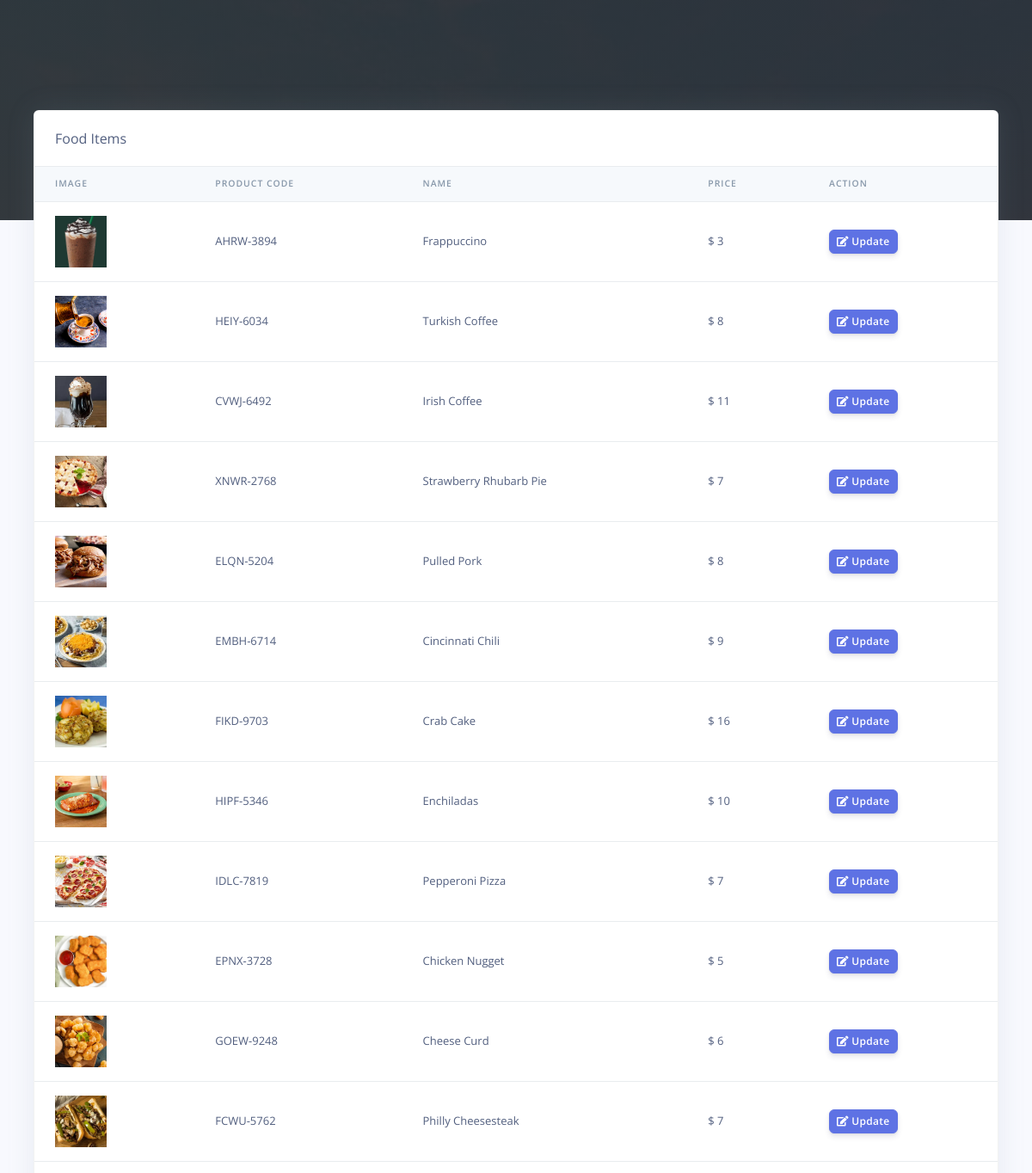
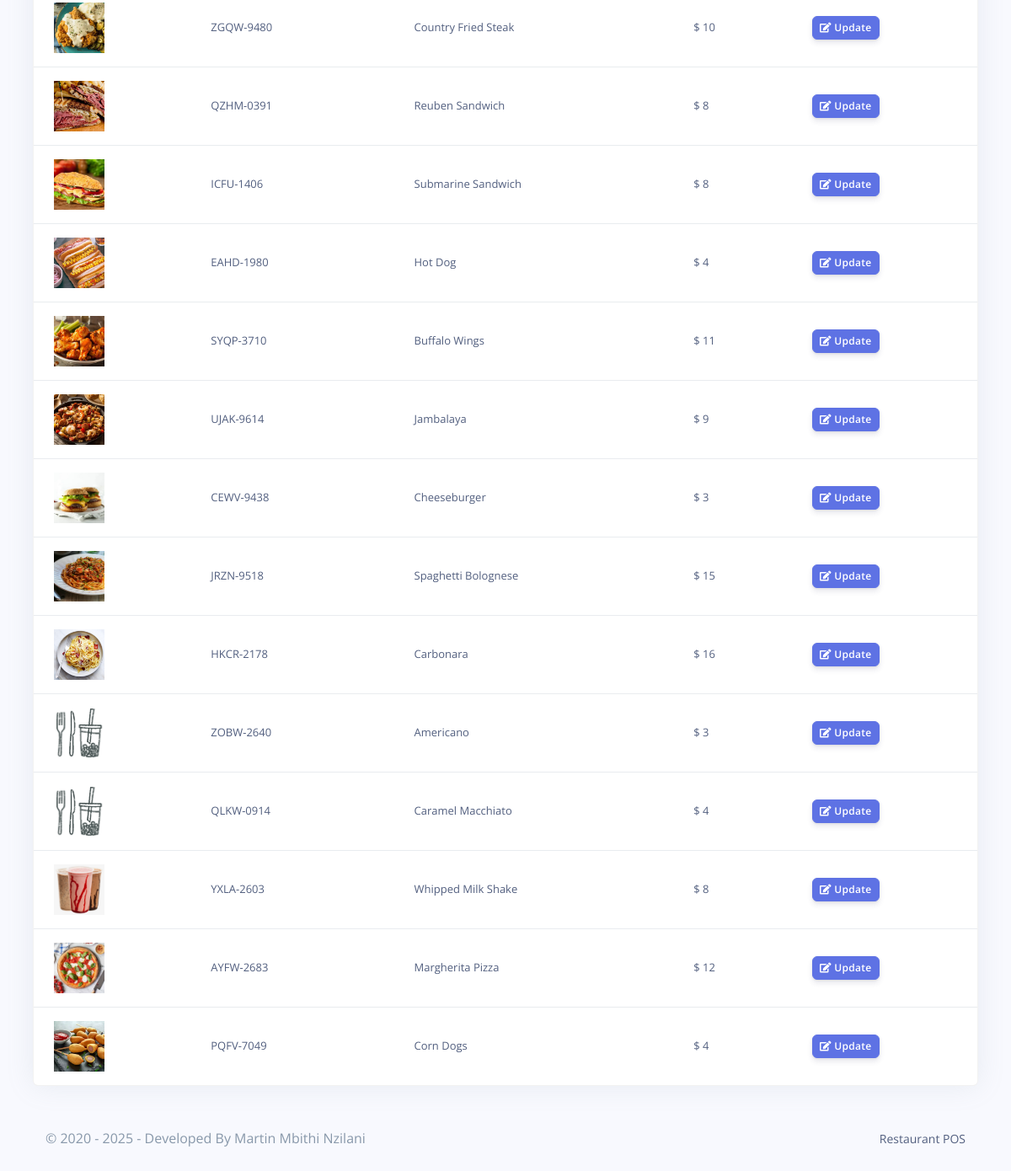
Page /Restro/cashier/products.php (signed in) on the committed database (2 pictures, top to bottom).
### tables this page shows
CREATE TABLE `rpos_products` (
  `prod_id` varchar(200) NOT NULL,
  `prod_code` varchar(200) NOT NULL,
  `prod_name` varchar(200) NOT NULL,
  `prod_img` varchar(200) NOT NULL,
  `prod_desc` longtext NOT NULL,
  `prod_price` varchar(200) NOT NULL,
  `created_at` timestamp(6) NOT NULL DEFAULT CURRENT_TIMESTAMP(6) ON UPDATE CURRENT_TIMESTAMP(6)
);

### Restro/cashier/products.php (the view, shortened to what this page needs)
<?php
include('config/config.php');
require_once('partials/_head.php');
?>
<body>
    <div class="main-content">
        <div class="container-fluid mt--8">
            <div class="row">
                <div class="col">
                    <div class="card shadow">
                        <div class="card-header border-0">
                            Food Items
                        </div>
                        <div class="table-responsive">
                            <table class="table align-items-center table-flush">
                                <thead class="thead-light">
                                    <tr>
                                        <th scope="col">Image</th>
                                        <th scope="col">Product Code</th>
                                        <th scope="col">Name</th>
                                        <th scope="col">Price</th>
                                        <th scope="col">Action</th>
                                    </tr>
                                </thead>
                                <tbody>
                                    <?php
                                    $ret = "SELECT * FROM  rpos_products  ORDER BY `rpos_products`.`created_at` DESC ";
                                    $stmt = $mysqli->prepare($ret);
                                    $stmt->execute();
                                    $res = $stmt->get_result();
                                    while ($prod = $res->fetch_object()) {
                                    ?>
                                        <tr>
                                            <td>
                                                <?php
                                                if ($prod->prod_img) {
                                                    echo "<img src='../admin/assets/img/products/$prod->prod_img' height='60' width='60 class='img-thumbnail'>";
                                                } else {
                                                    echo "<img src='../admin/assets/img/products/default.jpg' height='60' width='60 class='img-thumbnail'>";
                                                }
                                                ?>
                                            </td>
                                            <td><?php echo $prod->prod_code; ?></td>
                                            <td><?php echo $prod->prod_name; ?></td>
                                            <td>$ <?php echo $prod->prod_price; ?></td>
                                            <td>
                                                <a href="update_product.php?update=<?php echo $prod->prod_id; ?>">
                                                    <button class="btn btn-sm btn-primary">
                                                        <i class="fas fa-edit"></i>
                                                        Update
                                                    </button>
                                                </a>
                                            </td>
                                        </tr>
                                    <?php } ?>
                                </tbody>
                            </table>
                        </div>
                    </div>
                </div>
            </div>
            <?php
            require_once('partials/_footer.php');
            ?>
        </div>
    </div>
</body>
</html>

### rows in the picture
rpos_products: prod_img (picture), prod_code "AHRW-3894", prod_name "Frappuccino", prod_price "3"
rpos_products: prod_img (picture), prod_code "HEIY-6034", prod_name "Turkish Coffee", prod_price "8"
rpos_products: prod_img (picture), prod_code "CVWJ-6492", prod_name "Irish Coffee", prod_price "11"
rpos_products: prod_img (picture), prod_code "XNWR-2768", prod_name "Strawberry Rhubarb Pie", prod_price "7"
rpos_products: prod_img (picture), prod_code "ELQN-5204", prod_name "Pulled Pork", prod_price "8"
rpos_products: prod_img (picture), prod_code "EMBH-6714", prod_name "Cincinnati Chili", prod_price "9"
rpos_products: prod_img (picture), prod_code "FIKD-9703", prod_name "Crab Cake", prod_price "16"
rpos_products: prod_img (picture), prod_code "HIPF-5346", prod_name "Enchiladas", prod_price "10"
rpos_products: prod_img (picture), prod_code "IDLC-7819", prod_name "Pepperoni Pizza", prod_price "7"
rpos_products: prod_img (picture), prod_code "EPNX-3728", prod_name "Chicken Nugget", prod_price "5"
rpos_products: prod_img (picture), prod_code "GOEW-9248", prod_name "Cheese Curd", prod_price "6"
rpos_products: prod_img (picture), prod_code "FCWU-5762", prod_name "Philly Cheesesteak", prod_price "7"
rpos_products: prod_img (picture), prod_code "ZGQW-9480", prod_name "Country Fried Steak", prod_price "10"
rpos_products: prod_img (picture), prod_code "QZHM-0391", prod_name "Reuben Sandwich", prod_price "8"
rpos_products: prod_img (picture), prod_code "ICFU-1406", prod_name "Submarine Sandwich", prod_price "8"
rpos_products: prod_img (picture), prod_code "EAHD-1980", prod_name "Hot Dog", prod_price "4"
rpos_products: prod_img (picture), prod_code "SYQP-3710", prod_name "Buffalo Wings", prod_price "11"
rpos_products: prod_img (picture), prod_code "UJAK-9614", prod_name "Jambalaya", prod_price "9"
rpos_products: prod_img (picture), prod_code "CEWV-9438", prod_name "Cheeseburger", prod_price "3"
rpos_products: prod_img (picture), prod_code "JRZN-9518", prod_name "Spaghetti Bolognese", prod_price "15"
rpos_products: prod_img (picture), prod_code "HKCR-2178", prod_name "Carbonara", prod_price "16"
rpos_products: prod_code "ZOBW-2640", prod_name "Americano", prod_price "3"
rpos_products: prod_code "QLKW-0914", prod_name "Caramel Macchiato", prod_price "4"
rpos_products: prod_img (picture), prod_code "YXLA-2603", prod_name "Whipped Milk Shake", prod_price "8"
rpos_products: prod_img (picture), prod_code "AYFW-2683", prod_name "Margherita Pizza", prod_price "12"
rpos_products: prod_img (picture), prod_code "PQFV-7049", prod_name "Corn Dogs", prod_price "4"
